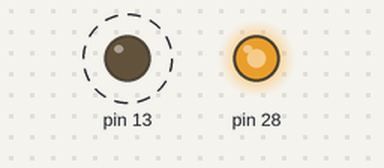
Simulated run of this sketch. Board: Teensy 4. On the bench: output pins drawn as LEDs (lit = HIGH). Dashed ring = blinking. What the sketch prints to the serial monitor is not drawn.

Above: at 4.5 s.
Timing chart, 0 to 7.3 s (numbered marks = the images above):
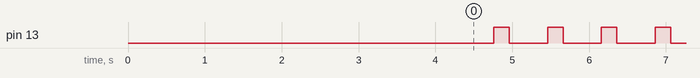

The sketch:

TeensySpeedTest.ino
```cpp
#include <cstdint>
#include "IntSimpleOscillator.h"

const int SamplingFrequency = 32000;

const int DacResolution = 12;
isl::CSimpleOscillator<DacResolution> g_Oscillator(SamplingFrequency);

int ClampUnsigned12(int In)
{
  if(In<0)
  {
    return 0;
  }

  if(4096<=In)
  {
    return 4095;
  }

  return In;
}

int CalcDacValue()
{
  return ClampUnsigned12( 2048 + g_Oscillator() );
}

//------------------

void LogSpeedTest(int Repeats, unsigned long Before, unsigned long After)
{
  Serial.print("Repeat x ");
  Serial.print(Repeats);
  Serial.print("  = ");
  unsigned long Duration = After-Before;
  Serial.print(Duration);
  Serial.println(" mSec");
}

void TestCalcDacValueSpeed()
{
  for(int WaveForm = 0; WaveForm<8; ++WaveForm)
  {
    Serial.print("Speed test Waveform ");
    Serial.println(WaveForm);
    g_Oscillator.SelectOperator(WaveForm);
    unsigned long Before = millis();
    for (int Repeat = 0; Repeat < SamplingFrequency; ++Repeat)
    {
      CalcDacValue();
    }
    unsigned long After = millis();
    LogSpeedTest(SamplingFrequency, Before, After);
  }
}

void TestDacOutSpeed()
{
    Serial.println("Speed test DAC out ");
    unsigned long Before = millis();
    for (int Repeat = 0; Repeat < SamplingFrequency; ++Repeat)
    {
      analogWrite(A14, Repeat%4096);
    }
    unsigned long After = millis();
    LogSpeedTest(SamplingFrequency, Before, After);
}


void TestFloatVsIntSpeed()
{
  {
    Serial.println("Speed test float calc ");
    float Dummy = 0.0f;
    unsigned long Before = millis();
    for (int Repeat = 0; Repeat < 10*SamplingFrequency; ++Repeat)
    {
      Dummy = Dummy*Dummy + 15.0f*Dummy + Dummy + 3.0f;
    }
    unsigned long After = millis();
    Serial.println(Dummy);
    LogSpeedTest(10*SamplingFrequency, Before, After);
  }

  {
      Serial.println("Speed test int calc ");
      int IntDummy = 0.0f;
      unsigned long Before = millis();
      for (int Repeat = 0; Repeat < 10*SamplingFrequency; ++Repeat)
      {
        IntDummy = IntDummy*IntDummy + 15*IntDummy + IntDummy + 3;
      }
      unsigned long After = millis();
      Serial.println(IntDummy);
      LogSpeedTest(10*SamplingFrequency, Before, After);
  }
}

void setup()
{
  // put your setup code here, to run once:
  Serial.begin(115200);
  delay(1000);//??

  Serial.println("Teensy speed test...");
  pinMode(13, OUTPUT);
  analogWriteResolution(12);

  uint64_t FreqHz = 220;
  uint64_t FreqMilliHz = FreqHz * 1000;
  g_Oscillator.SetFrequency(FreqMilliHz);

  TestCalcDacValueSpeed();
  delay(1000);

  TestDacOutSpeed();
  delay(1000);

  TestFloatVsIntSpeed();
  delay(1000);

  Serial.println("Starting...");


}

void loop() {
  // put your main code here, to run repeatedly:
  delay(500);
  Serial.println("HelloWorld");
  digitalWrite(13, HIGH);
  delay(200);
  digitalWrite(13, LOW);

}
```

Measured:
- by itself, pin 13: alternates HIGH for 0.20 s and LOW for 0.50 s
